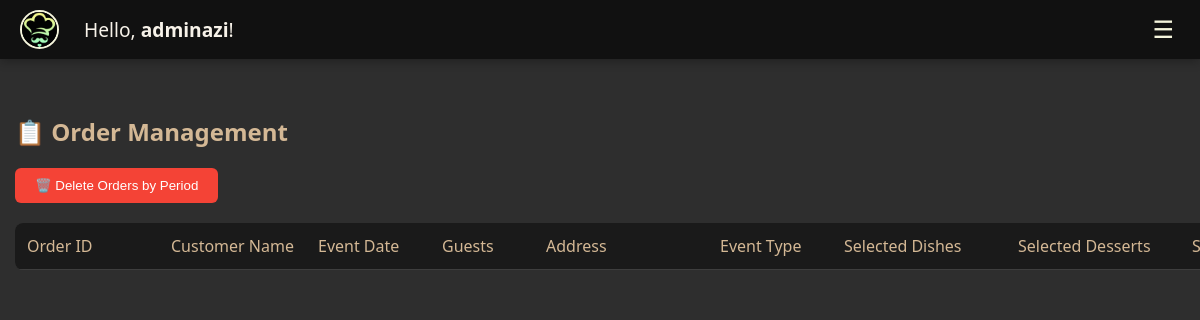
Page /admin_home.php (signed in) on the earlier database version.
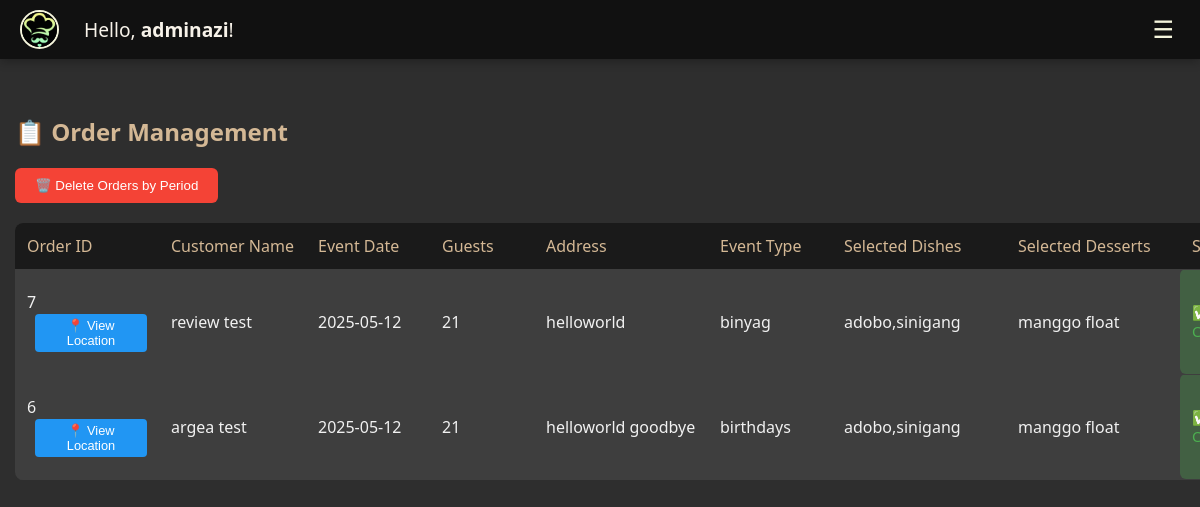
Same page on the later database version.
### tables this page shows
CREATE TABLE `registertb` (
  `userid` int(10) UNSIGNED NOT NULL,
  `name` varchar(255) DEFAULT NULL,
  `username` varchar(255) DEFAULT NULL,
  `contact` varchar(20) DEFAULT NULL,
  `password` varchar(255) DEFAULT NULL,
  `checkpass` varchar(255) DEFAULT NULL,
  `role` varchar(20) DEFAULT 'user'
);

CREATE TABLE `orders` (
  `id` int(11) NOT NULL,
  `package_id` int(11) NOT NULL,
  `customer_name` varchar(255) NOT NULL,
  `address` text NOT NULL,
  `event_type` varchar(255) NOT NULL,
  `guest_count` int(11) NOT NULL,
  `selected_dishes` text DEFAULT NULL,
  `selected_desserts` text DEFAULT NULL,
  `lat` decimal(10,7) DEFAULT NULL,
  `lng` decimal(10,7) DEFAULT NULL,
  `created_at` timestamp NOT NULL DEFAULT current_timestamp(),
  `order_date` date DEFAULT NULL,
  `user_id` int(11) NOT NULL,
  `status` varchar(255) DEFAULT NULL,
  `payment_method` varchar(255) DEFAULT NULL,
  `reviews` text DEFAULT NULL,
  `rating` int(10) DEFAULT NULL,
  `total_price` int(10) DEFAULT NULL
);

### admin_home.php (the view, shortened to what this page needs)
<?php
include('connection.php');
$user_id = $_SESSION['user_id'];
$query = "SELECT name FROM registertb WHERE userid = ?";
$stmt = $conn->prepare($query);
$stmt->bind_param("i", $user_id);
$stmt->execute();
$result = $stmt->get_result();
$user = $result->fetch_assoc();
if ($user) {
    $user_name = $user['name'];
} else {
    $user_name = "Admin";
}
?>
<!DOCTYPE html>
<html lang="en">
<head>
</head>
<body>
<nav class="navbar">
    <div class="navbar-left">
        <img src="logo.jfif" alt="Logo" class="logo-img">
        <?php if (!empty($user_name)) {
            echo "<span class='greeting'>Hello, <strong>$user_name</strong>!</span>";
        } ?>
    </div>
    <button class="menu-toggle" onclick="toggleMenu()">☰</button>
</nav>
<div class="container">
    <h2>📋 Order Management</h2>
    <div style="margin-bottom: 20px;">
        <button onclick="openDeleteOptionsModal()" style="background-color: #f44336; color: white; padding: 10px 20px; border: none; border-radius: 6px; cursor: pointer; font-weight: 500;">
            🗑️ Delete Orders by Period
        </button>
    </div>
<?php
$order_query = "SELECT * FROM orders ORDER BY created_at DESC, order_date DESC";
$result = $conn->query($order_query);
?>
    <table>
        <tr>
            <th>Order ID</th>
            <th>Customer Name</th>
            <th>Event Date</th>
            <th>Guests</th>
            <th>Address</th>
            <th>Event Type</th>
            <th>Selected Dishes</th>
            <th>Selected Desserts</th>
            <th>Status</th>
        </tr>
        <?php while ($row = $result->fetch_assoc()): ?>
            <tr class="<?php
                if ($row['status'] === 'done') echo 'status-done';
                elseif ($row['status'] === 'paid') echo 'status-paid';
                else echo 'status-pending';
            ?>">
                <td>
                    <?= htmlspecialchars($row['id']) ?>
                    <button class="location-btn" onclick="showLocation(<?= $row['lat'] ?>, <?= $row['lng'] ?>, '<?= htmlspecialchars($row['address']) ?>')">
                        📍 View Location
                    </button>
                </td>
                <td><?= htmlspecialchars($row['customer_name']) ?></td>
                <td><?= htmlspecialchars($row['order_date']) ?></td>
                <td><?= htmlspecialchars($row['guest_count']) ?></td>
                <td><?= htmlspecialchars($row['address']) ?></td>
                <td><?= htmlspecialchars($row['event_type']) ?></td>
                <td><?= htmlspecialchars($row['selected_dishes']) ?></td>
                <td><?= htmlspecialchars($row['selected_desserts']) ?></td>
                <td class="status-cell <?php
                    if ($row['status'] === 'done') echo 'done';
                    elseif ($row['status'] === 'paid') echo 'paid';
                    else echo 'pending';
                ?>">
                    <?php if ($row['status'] === 'done'): ?>
                        <span>✅ Order Completed</span>
                    <?php elseif ($row['status'] === 'paid'): ?>
                        <span>✔ Paid</span>
                    <?php elseif ($row['status'] === 'pending payment' && $row['payment_method'] === 'GCash'): ?>
                        <span>⏳ Pending GCash Payment</span>
                    <?php elseif (!empty($row['payment_method'])): ?>
                        <span>⏳ Awaiting Confirmation</span>
                    <?php else: ?>
                        <span>⏳ Pending</span>
                    <?php endif; ?>
                </td>
            </tr>
        <?php endwhile; ?>
    </table>
</div>
</body>
</html>

### admin_home.php (style rules this page uses)
body { margin: 0; font-family: 'Segoe UI', sans-serif; background-color: #2e2e2e; color: #f1f1f1; position: relative; }
.navbar { background-color: #111; display: flex; align-items: center; justify-content: space-between; padding: 10px 20px; box-shadow: 0 2px 10px rgba(0,0,0,0.3); position: fixed; top: 0; left: 0; right: 0; z-index: 1000; }
.navbar-left { display: flex; align-items: center; }
.greeting { font-size: 1.2rem; color: #f7f2e9; margin-left: 15px; }
.logo-img { width: 35px; height: 35px; border-radius: 50%; object-fit: cover; margin-right: 10px; border: 2px solid beige; }
.container { max-width: 1200px; margin: 80px auto 20px; padding: 15px; position: relative; overflow-x: auto; }
h2 { color: #d4b895; margin-bottom: 20px; }
table { width: 100%; border-collapse: collapse; background-color: #3e3e3e; border-radius: 8px; overflow: hidden; margin-bottom: 20px; min-width: 1200px; }
th, td { padding: 12px; text-align: left; border-bottom: 1px solid #3e3e3e; }
th { background-color: #1a1a1a; color: #d4b895; font-weight: 500; position: sticky; top: 0; white-space: nowrap; }
th:nth-child(1), td:nth-child(1) { min-width: 120px; }
th:nth-child(2), td:nth-child(2) { min-width: 120px; }
th:nth-child(3), td:nth-child(3) { min-width: 100px; }
th:nth-child(4), td:nth-child(4) { min-width: 80px; }
th:nth-child(5), td:nth-child(5) { min-width: 150px; }
th:nth-child(6), td:nth-child(6) { min-width: 100px; }
th:nth-child(7), td:nth-child(7) { min-width: 150px; }
th:nth-child(8), td:nth-child(8) { min-width: 150px; }
th:nth-child(9), td:nth-child(9) { min-width: 120px; }
td button { background-color: #d4b895; color: #222; border: none; padding: 6px 12px; font-size: 0.9em; font-weight: 500; border-radius: 6px; cursor: pointer; transition: background-color 0.3s ease; }
.status-cell { padding: 8px 12px; border-radius: 6px; font-weight: 500; font-size: 0.9em; }
.status-cell.done { background-color: rgba(76, 175, 80, 0.3); color: #4caf50; }
.location-btn { background-color: #2196F3; color: white; padding: 4px 8px; font-size: 0.8em; margin-left: 8px; border-radius: 4px; cursor: pointer; display: inline-flex; align-items: center; gap: 4px; transition: background-color 0.3s ease; }
.menu-toggle { font-size: 24px; background: none; border: none; color: beige; cursor: pointer; display: block; }

Differences in the rows shown:
added orders: id "7", customer_name "review test", order_date "2025-05-12", guest_count "21", address "helloworld", event_type "binyag", selected_dishes "adobo,sinigang", selected_desserts "manggo float", status "✅ Order Completed"
added orders: id "6", customer_name "argea test", order_date "2025-05-12", guest_count "21", address "helloworld goodbye", event_type "birthdays", selected_dishes "adobo,sinigang", selected_desserts "manggo float", status "✅ Order Completed"
